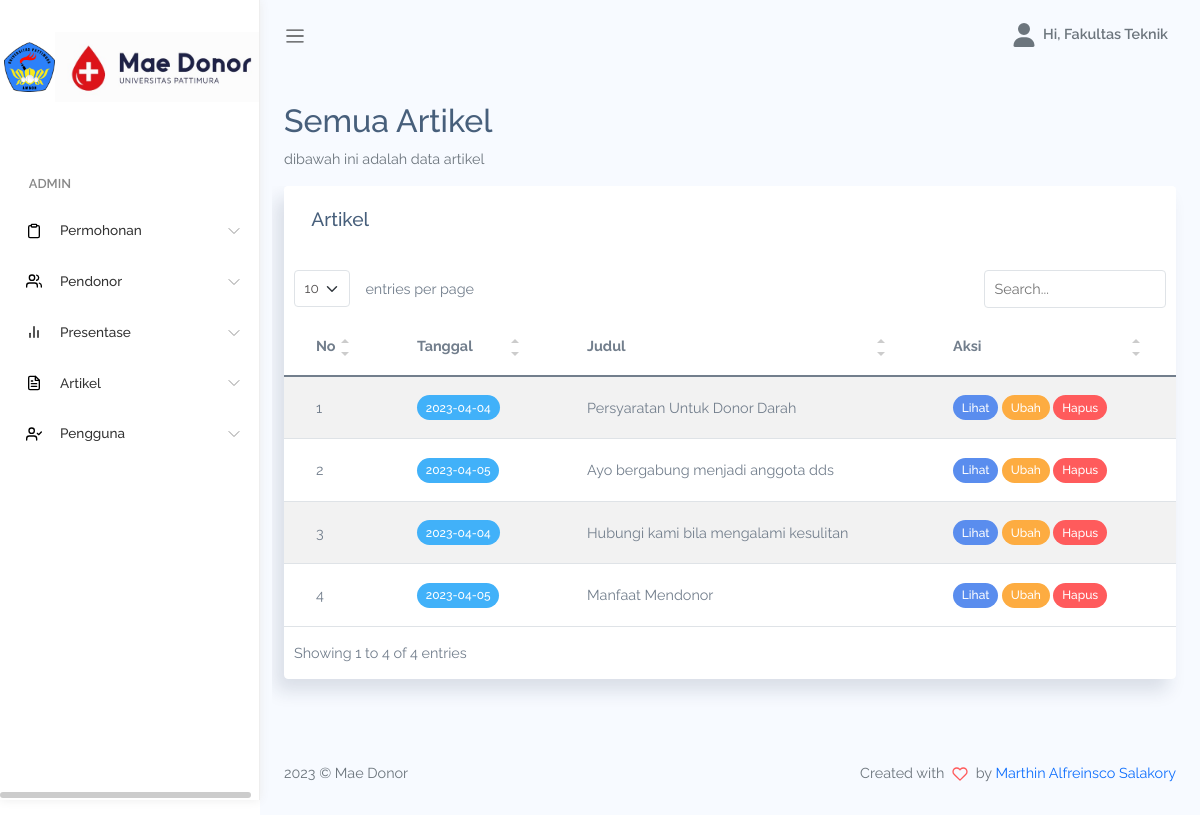
The app's page /admin/semua_artikel.php (signed in) with its own data.
### tables this page shows
CREATE TABLE `pengguna` (
  `id` int(11) NOT NULL,
  `nama` varchar(255) NOT NULL,
  `username` varchar(255) NOT NULL,
  `password` varchar(255) NOT NULL,
  `role` varchar(255) NOT NULL
);

CREATE TABLE `artikel` (
  `id` int(11) NOT NULL,
  `judul` varchar(255) NOT NULL,
  `isi` longtext NOT NULL,
  `tanggal` date NOT NULL,
  `status` varchar(255) DEFAULT '0',
  `title` varchar(255) DEFAULT NULL,
  `deskripsi` text
);

### admin/function.php (called while the page is built, shortened)
<?php
function db_conn()
{
    $db_host = 'localhost';
    $db_user = 'root';
    $db_pass = '';
    $db_name = 'maedonor';
    return mysqli_connect($db_host, $db_user, $db_pass, $db_name);
}
function db_query($query)
{
    return mysqli_query(db_conn(), $query);
}
function db_findAll($table, $array = [])
{
    if (empty($array)) {
        return db_query("SELECT * FROM $table");
    }
}
function db_find($table, $where)
{
    foreach ($where as $key => $val) {
        if (isset($result)) {
            $result = $result . ' && ' . $key .  ' = \'' . $val . '\'';
        } else {
            $result = $key .  ' = \'' . $val . '\'';
        }
    }
    return db_query("SELECT * FROM `$table` WHERE $result")->fetch_object();
}
function user()
{
    return db_find('pengguna', ['id' => $_SESSION['login_maedonor']]);
}

### admin/semua_artikel.php (the view, shortened to what this page needs)
<?php include 'header.php' ?>
<div class="page-title">
    <h3>Semua Artikel</h3>
    <p class="text-subtitle text-muted">dibawah ini adalah data artikel</p>
</div>
<section class="section">
    <div class="row">
        <div class="col-12 table-responsive">
            <div class="card">
                <div class="card-header d-flex justify-content-between align-items-center">
                    <h4 class="card-title">Artikel</h4>
                </div>
                <div class="card-body px-0 pb-0">
                    <div class="table-responsive">
                        <table class='table table-striped mb-0' id="table1">
                            <thead>
                                <tr>
                                    <th>No</th>
                                    <th>Tanggal</th>
                                    <th>Judul</th>
                                    <th>Aksi</th>
                                </tr>
                            </thead>
                            <tbody>
                                <?php $i = 1; ?>
                                <?php foreach (db_findAll('artikel') as $a) : ?>
                                    <tr>
                                        <td><?= $i++; ?></td>
                                        <td><span class="badge bg-info"><?= $a['tanggal']; ?></span></td>
                                        <td><?= $a['judul']; ?></td>
                                        <td>
                                            <a href="detail_artikel.php?id=<?= $a['id']; ?>" class="badge bg-primary">Lihat</a>
                                            <a href="ubah_artikel.php?id=<?= $a['id']; ?>" class="badge bg-warning">Ubah</a>
                                            <a href="action.php?hapus_artikel=<?= $a['id']; ?>" class="badge bg-danger">Hapus</a>
                                        </td>
                                    </tr>
                                <?php endforeach; ?>
                            </tbody>
                        </table>
                    </div>
                </div>
            </div>
        </div>
    </div>
</section>
<?php include 'footer.php' ?>

### admin/header.php (shortened to what this page needs)
<?php include 'function.php'; ?>
<!DOCTYPE html>
<html lang="en">
<head>
    <link rel="stylesheet" href="assets/css/bootstrap.css">
    <link rel="stylesheet" href="assets/vendors/simple-datatables/style.css">
    <link rel="stylesheet" href="assets/vendors/fontawesome/css/all.min.css">
    <link rel="stylesheet" href="assets/vendors/chartjs/Chart.min.css">
    <link rel="stylesheet" href="assets/vendors/perfect-scrollbar/perfect-scrollbar.css">
    <link rel="stylesheet" href="assets/css/app.css">
</head>
<body>
    <div id="app">
        <div id="sidebar" class='active'>
            <div class="sidebar-wrapper active">
                <div class="sidebar-header ps-1 d-flex align-items-center justify-content-start">
                    <img src="assets/images/logo_unpatti.png" class="m-0 p-0" style="height: 50px;">
                    <img src="assets/images/maedonor.jpeg" class="m-0 p-0" style="height: 70px;">
                </div>
                <div class="sidebar-menu">
                    <ul class="menu">
                        <li class='sidebar-title'>ADMIN</li>
                        <li class="sidebar-item  has-sub">
                            <a href="#" class='sidebar-link'>
                                <i data-feather="clipboard" width="20"></i>
                                <span>Permohonan</span>
                            </a>
                        </li>
                        <li class="sidebar-item  has-sub">
                            <a href="#" class='sidebar-link'>
                                <i data-feather="users" width="20"></i>
                                <span>Pendonor</span>
                            </a>
                        </li>
                        <li class="sidebar-item  has-sub">
                            <a href="#" class='sidebar-link'>
                                <i data-feather="bar-chart-2" width="20"></i>
                                <span>Presentase</span>
                            </a>
                        </li>
                        <?php if (user()->role == '1') : ?>
                            <li class="sidebar-item  has-sub">
                                <a href="#" class='sidebar-link'>
                                    <i data-feather="file-text" width="20"></i>
                                    <span>Artikel</span>
                                </a>
                            </li>
                            <li class="sidebar-item  has-sub">
                                <a href="#" class='sidebar-link'>
                                    <i data-feather="user-check" width="20"></i>
                                    <span>Pengguna</span>
                                </a>
                            </li>
                        <?php endif; ?>
                    </ul>
                </div>
            </div>
        </div>
        <div id="main">
            <nav class="navbar navbar-header navbar-expand navbar-light">
                <a class="sidebar-toggler" href="#"><span class="navbar-toggler-icon"></span></a>
                <div class="collapse navbar-collapse" id="navbarSupportedContent">
                    <ul class="navbar-nav d-flex align-items-center navbar-light ms-auto">
                        <li class="nav-item dropdown">
                            <a href="#" data-bs-toggle="dropdown" class="nav-link dropdown-toggle nav-link-lg nav-link-user" role="button" data-bs-toggle="dropdown" aria-expanded="false">
                                <div class="avatar me-1">
                                    <i class="fa fa-user"></i>
                                </div>
                                <div class="d-none d-md-block d-lg-inline-block">Hi, <?= user()->nama; ?></div>
                            </a>
                        </li>
                    </ul>
                </div>
            </nav>
            <div class="main-content container-fluid">

### admin/assets/css/app.css (style rules this page uses)
* { font-family:Raleway }
#app { position:relative }
#main { margin-left:260px;background-color:#f7faff;min-height:100vh;transition:margin-left .6s ease-out }
#main .main-content { padding:2rem 1.5rem }
#main .main-content .page-title h3 { font-size:2rem }
#main .main-content .text-subtitle { font-size:.9rem }
a { text-decoration:none }
a,button { outline:0 }
.feather,i { font-size:14px;height:1rem }
.avatar { display:inline-flex;border-radius:50%;text-align:center;vertical-align:middle;position:relative }
.dropdown-toggle:after { color:#fff }
#sidebar.active .sidebar-wrapper { left:0 }
.sidebar-wrapper { width:260px;height:100vh;position:fixed;top:0;z-index:10;background-color:#fff;bottom:0;border-right:1px solid #eee;box-shadow:0 0 10px #ececec;left:-260px;transition:left .6s ease-out }
.sidebar-wrapper .sidebar-header { padding:2rem 2rem 1rem;font-size:2rem;font-weight:700 }
.sidebar-wrapper .sidebar-header img { height:2.5rem }
.sidebar-wrapper .menu { padding-left:0;margin-top:2rem }
.sidebar-wrapper .menu .sidebar-title { padding:1.5rem 1.8rem .5rem;font-size:.8rem;font-weight:600;color:#888;text-transform:uppercase }
.sidebar-wrapper .menu .sidebar-link { color: #000;display:block;padding:.7rem 1.5rem;font-size:.85rem;display:flex;align-items:center;transition:all .5s }
.sidebar-wrapper .menu .sidebar-link>span { color:#000;font-weight:500;margin-left:1rem;opacity:.8 }
.sidebar-wrapper .menu .sidebar-item { list-style:none;margin-top:.5rem;position:relative }
.sidebar-wrapper .menu .sidebar-item.has-sub .sidebar-link:after { position:absolute;color:#ccc;right:15px;top:12px;display:block }
.card { box-shadow:-8px 12px 18px 0 rgba(25,42,70,.13);margin-bottom:2.2rem }
.card .card-header { border:none }
.card .card-header h4 { font-size:1.2rem }
.card .card-header~.card-body { padding-top:0 }
.card .card-title { font-size:1.2rem }
.card .card-body { padding:1.4rem 1.7rem }
.navbar { height:70px;padding:1.5rem }
.navbar.navbar-header li { display:flex;align-items:center }
.navbar.navbar-header .dropdown>a { color:#6c757d;font-weight:600 }
.navbar.navbar-header .dropdown>a svg { height:24px;width:24px }
.navbar.navbar-header .dropdown>a:after { display:none }
.dataTable-table td,.dataTable-table thead th,.table td,.table thead th { vertical-align:middle }
.dataTable-table thead th,.table thead th { border-bottom:2px solid #475f7b }
.bg-info { background-color:#41b1f9!important }

### records on screen
pengguna: nama "Fakultas Teknik"
artikel: tanggal "2023-04-04", judul "Persyaratan Untuk Donor Darah"
artikel: tanggal "2023-04-05", judul "Ayo bergabung menjadi anggota dds"
artikel: tanggal "2023-04-04", judul "Hubungi kami bila mengalami kesulitan"
artikel: tanggal "2023-04-05", judul "Manfaat Mendonor"
